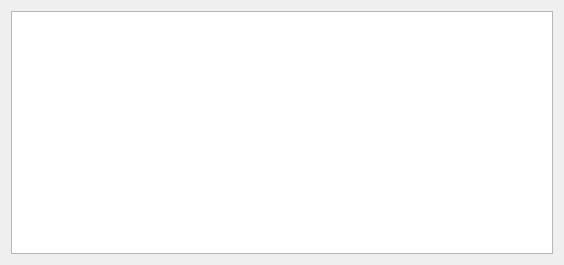
<?xml version="1.0" encoding="UTF-8"?>
<ui version="4.0">
 <class>Form</class>
 <widget class="QWidget" name="Form">
  <property name="geometry">
   <rect>
    <x>0</x>
    <y>0</y>
    <width>564</width>
    <height>265</height>
   </rect>
  </property>
  <property name="windowTitle">
   <string>Form</string>
  </property>
  <layout class="QVBoxLayout" name="verticalLayout">
   <item>
    <widget class="QPlainTextEdit" name="plainTextEdit"/>
   </item>
  </layout>
 </widget>
 <resources/>
 <connections/>
</ui>
